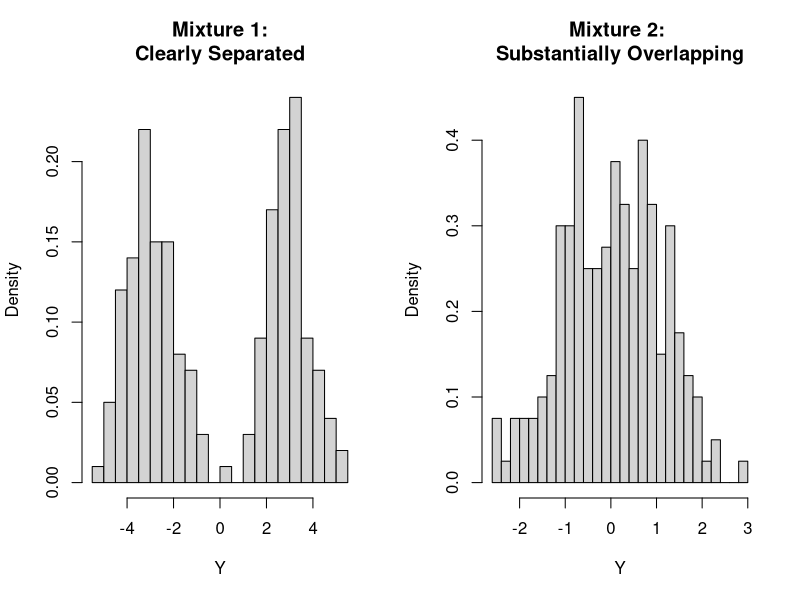
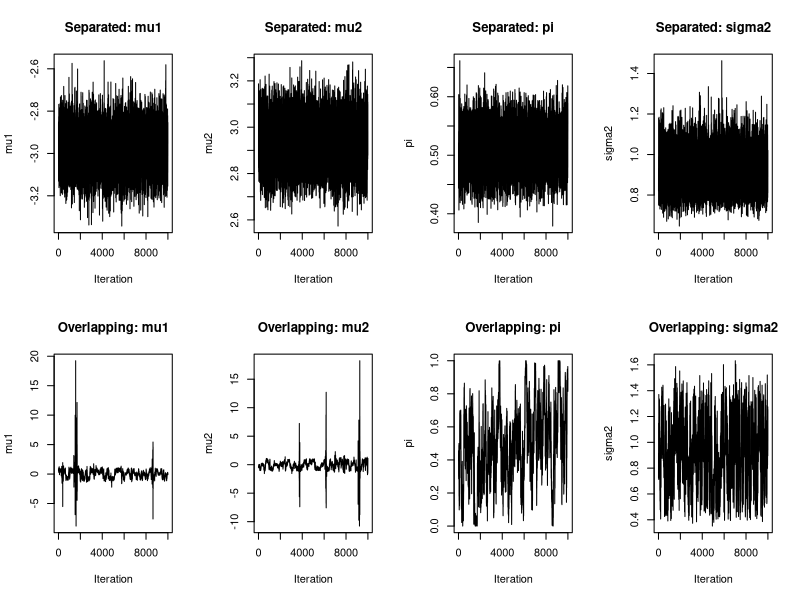
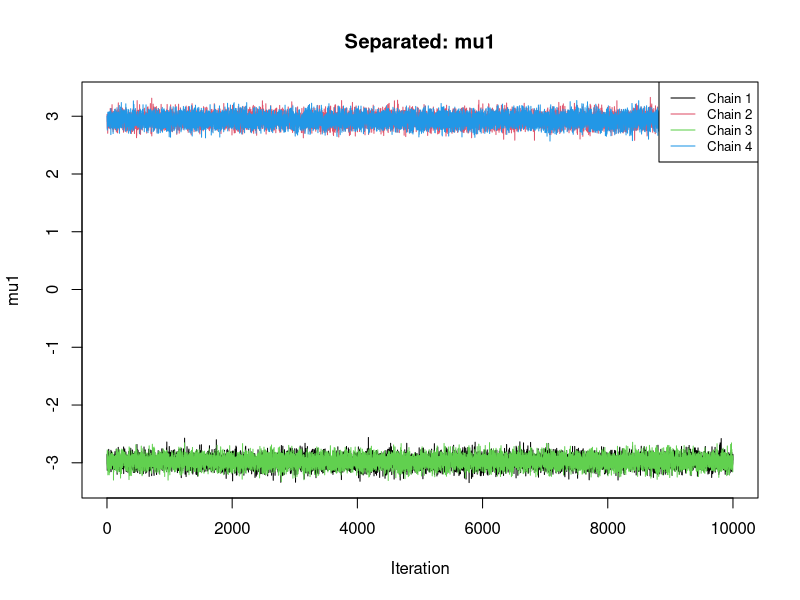
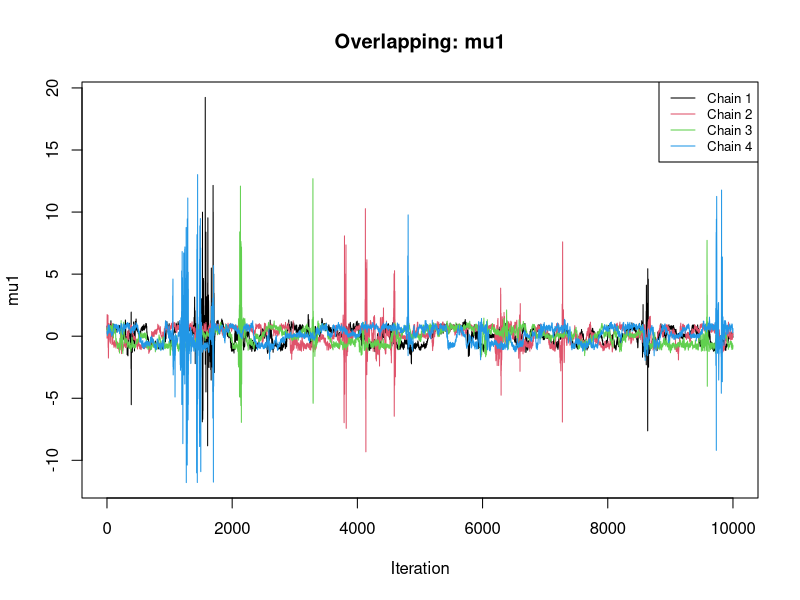
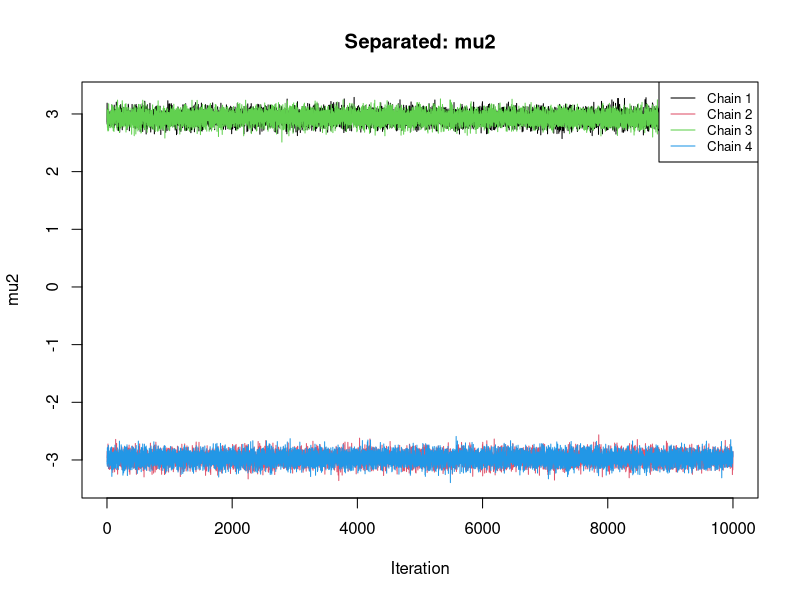
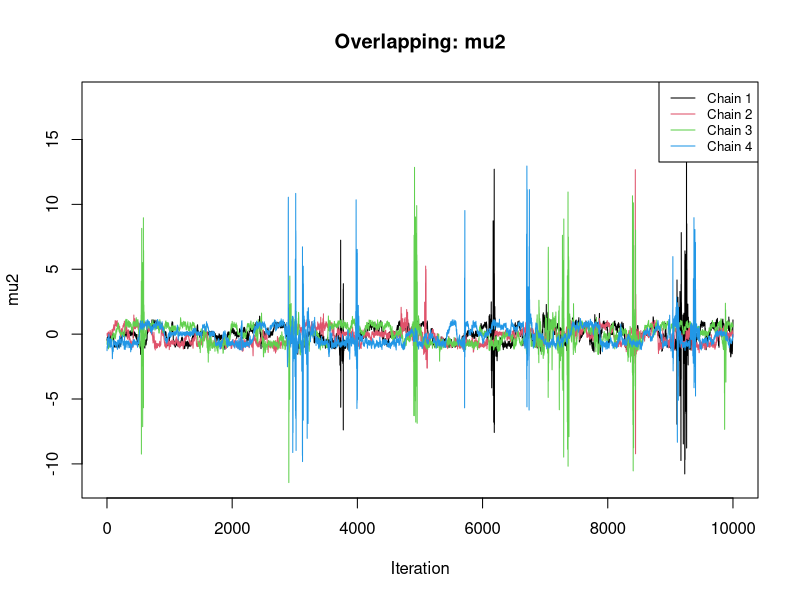
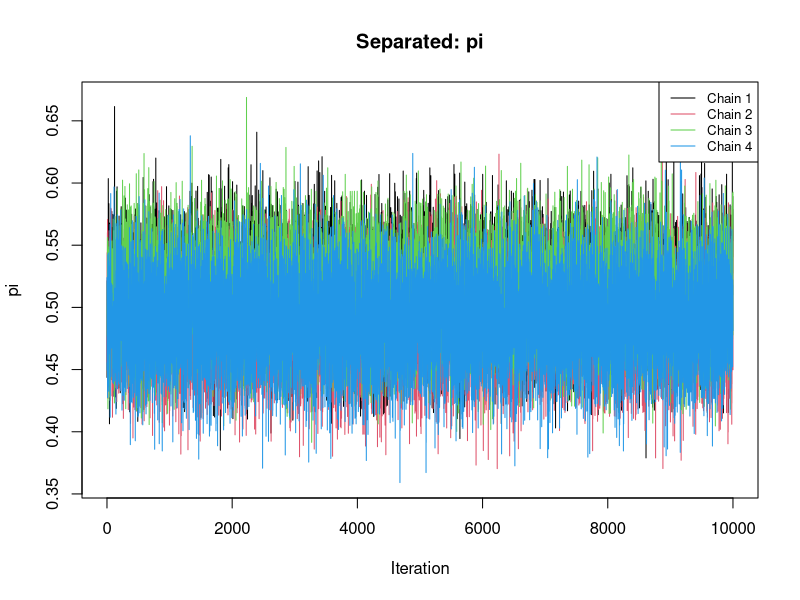
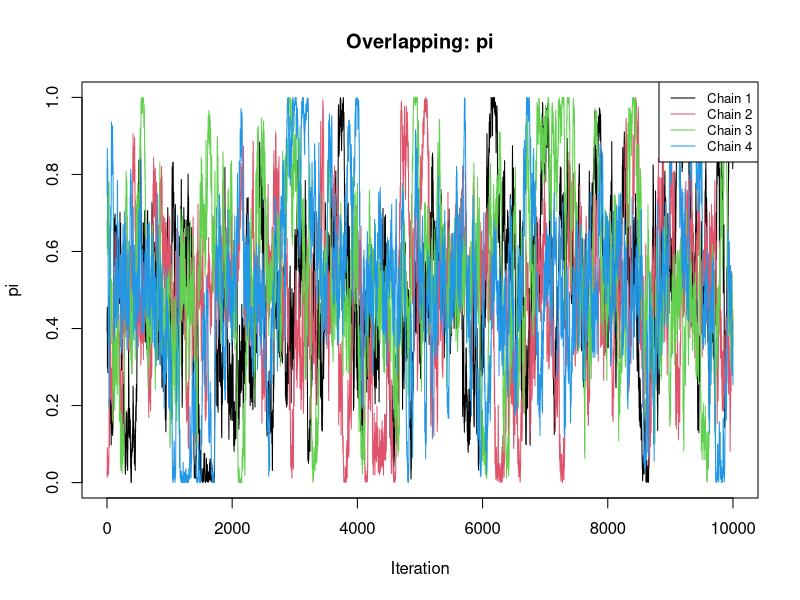

Reproduce these figures in R, in order.
## ---- chunk 1
knitr::opts_chunk$set(echo = TRUE)
## ---- chunk 2
#Gibbs sampler


gibbs_sampler <- function(y, n_iter = 12000,
                          m0 = 0, s0 = 5,
                          a = 1, b = 1,
                          alpha0 = 2, beta0 = 1,
                          mu1_init = -1,
                          mu2_init = 1,
                          pi_init = 0.5,
                          sigma2_init = 1) {

  n <- length(y)

  # Store posterior draws
  mu1 <- numeric(n_iter)
  mu2 <- numeric(n_iter)
  pi <- numeric(n_iter)
  sigma2 <- numeric(n_iter)

  # Store latent allocations
  Z <- matrix(NA_integer_, nrow = n_iter, ncol = n)

  # Initial parameter values
  mu1[1] <- mu1_init
  mu2[1] <- mu2_init
  pi[1] <- pi_init
  sigma2[1] <- sigma2_init

  # Initial allocations
  Z[1, ] <- ifelse(y < (mu1_init + mu2_init)/2, 1L, 2L) 

  for (t in 2:n_iter) {
    
    ##########################################
    # (a): Update Z_i
    ##########################################

    #Calculate the log density for component 1
    log_f1 <- dnorm(
      y, mean = mu1[t-1],
      sd = sqrt(sigma2[t-1]),
      log = TRUE
    )

    ##Calculate the log density for component 2
    log_f2 <- dnorm(
      y, mean = mu2[t-1],
      sd = sqrt(sigma2[t-1]),
      log = TRUE
    )

    # Conditional probability of component 1 (P(Z=1|y))
    w <- plogis(
      log(pi[t-1]) + log_f1 -
      log1p(-pi[t-1]) - log_f2
    )

    Z[t, ] <- ifelse(runif(n) < w, 1L, 2L) #if P(Z|y)<pi, assigned to 1L, otherwise assigned to 2L

    z <- Z[t, ]

    n1 <- sum(z == 1)
    n2 <- sum(z == 2)

    ##########################################
    # (b1): Update mu1
    ##########################################

    v1 <- 1 / (n1 / sigma2[t-1] + 1 / s0^2) #conditional variance
    m1 <- v1 * ((sum(y[z == 1]) / sigma2[t-1]) + (m0 / s0^2)) #conditional mean
    
    mu1[t] <- rnorm(1, mean = m1, sd = sqrt(v1)) #Generate a new value for \(\mu_1\)

    ##########################################
    # (b2): Update mu2
    ##########################################

    v2 <- 1 / (n2 / sigma2[t-1] + 1 / s0^2) #conditional variance
    m2 <- v2 * ((sum(y[z == 2]) / sigma2[t-1]) +(m0 / s0^2)) #conditional mean

    mu2[t] <- rnorm(1, mean = m2, sd = sqrt(v2)) #Generate a new value for \(\mu_2\)

    ##########################################
    # (c): Update pi
    ##########################################

    pi[t] <- rbeta(1, shape1 = a + n1, shape2 = b + n2)

    ##########################################
    # Step 5: Update sigma2
    ##########################################

    mu_z <- ifelse(z == 1, mu1[t], mu2[t]) #assign mean corresponding to each observation
    alpha_n <- alpha0 + n / 2
    beta_n <- beta0 + 0.5 * sum((y - mu_z)^2)

    # Inverse-Gamma random variable
    sigma2[t] <- 1 / rgamma(1, shape = alpha_n, rate = beta_n)
  }

  return(list(draws = data.frame(mu1, mu2, pi, sigma2), Z = Z))
}

## ---- chunk 3

simulate_mixture <- function(n, mu1, mu2, sigma2, pi) {

  # Generate component allocations
  z <- ifelse(runif(n) < pi, 1L, 2L)

  # Generate observations from their components
  y <- rnorm(n, mean = ifelse(z == 1, mu1, mu2), sd = sqrt(sigma2)  )

  return(list(y = y, z = z))
}


set.seed(123)

# Mixture 1: Clearly separated
data_sep <- simulate_mixture(
  n = 200,
  mu1 = -3,
  mu2 = 3,
  sigma2 = 1,
  pi = 0.5
)

# Mixture 2: Overlapping
data_overlap <- simulate_mixture(
  n = 200,
  mu1 = -0.5,
  mu2 = 0.5,
  sigma2 = 1,
  pi = 0.5
)

par(mfrow = c(1, 2))

hist(data_sep$y,
     breaks = 25,
     main = "Mixture 1:\nClearly Separated",
     xlab = "Y",
     probability = TRUE)

hist(data_overlap$y,
     breaks = 25,
     main = "Mixture 2: \nSubstantially Overlapping",
     xlab = "Y",
     probability = TRUE)

par(mfrow = c(1, 1))

## ---- chunk 4
# Initial values for the eight chains
initial_values <- list(
  c(-0.5, 0.5),
  c(0.5, -0.5),
  c(-3, 3),
  c(3, -3)
)

run_chains <- function(y, n_iter = 12000) {

  chains <- vector("list", 4)

  for (j in 1:4) {

    chains[[j]] <- gibbs_sampler(
      y = y,
      n_iter = n_iter,
      m0 = 0,
      s0 = 5,
      a = 1,
      b = 1,
      alpha0 = 2,
      beta0 = 1,
      mu1_init = initial_values[[j]][1],
      mu2_init = initial_values[[j]][2],
      pi_init = 0.5,
      sigma2_init = 1
    )
  }

  return(chains)
}

#run both simulations
set.seed(111)
chains_sep <- run_chains(data_sep$y)

set.seed(222)
chains_overlap <- run_chains(data_overlap$y)

#Remove burn in
burnin <- 2000

keep_sep <- lapply(chains_sep, function(x) {x$draws[-(1:burnin), ]})
keep_overlap <- lapply(chains_overlap, function(x) {x$draws[-(1:burnin), ]})

## ---- chunk 5
par(mfrow = c(2, 4))

# Clearly separated
for (parameter in c("mu1", "mu2", "pi", "sigma2")) {
  plot(
    keep_sep[[1]][[parameter]],
    type = "l",
    main = paste("Separated:", parameter),
    xlab = "Iteration",
    ylab = parameter
  )
}

# Overlapping
for (parameter in c("mu1", "mu2", "pi", "sigma2")) {
  plot(
    keep_overlap[[1]][[parameter]],
    type = "l",
    main = paste("Overlapping:", parameter),
    xlab = "Iteration",
    ylab = parameter
  )
}

par(mfrow = c(1, 1))

## ---- chunk 6
plot_chains <- function(chains, parameter, title) {

  values <- lapply(chains, function(x) x[[parameter]])

  plot(values[[1]], type = "l",
       ylim = range(unlist(values)),
       col = 1,
       main = title,
       xlab = "Iteration",
       ylab = parameter)

  for (j in 2:length(values)) {
    lines(values[[j]], col = j)
  }

  legend("topright",
         legend = paste("Chain", 1:length(values)),
         col = seq_along(values),
         lty = 1,
         cex = 0.8)
}

## ---- chunk 7


plot_chains(
  keep_sep,
  parameter = "mu1",
  title = "Separated: mu1"
)

plot_chains(
  keep_overlap,
  parameter = "mu1",
  title = "Overlapping: mu1"
)

## ---- chunk 8


plot_chains(
  keep_sep,
  parameter = "mu2",
  title = "Separated: mu2"
)

plot_chains(
  keep_overlap,
  parameter = "mu2",
  title = "Overlapping: mu2"
)

## ---- chunk 9

plot_chains(
  keep_sep,
  parameter = "pi",
  title = "Separated: pi"
)

plot_chains(
  keep_overlap,
  parameter = "pi",
  title = "Overlapping: pi"
)


## ---- chunk 10

plot_chains(
  keep_sep,
  parameter = "sigma2",
  title = "Separated: sigma2"
)

plot_chains(
  keep_overlap,
  parameter = "sigma2",
  title = "Overlapping: sigma2"
)


## ---- chunk 11
data_sep_c <- simulate_mixture(
  n = 200,
  mu1 = -3,
  mu2 = 3,
  sigma2 = 1,
  pi = 0.3
)
#change the pi to 0.3, so that it make it easier to identify the  label switching

set.seed(111)
chains_sep_c <- run_chains(data_sep_c$y)

keep_sep_c <- lapply(chains_sep_c, function(x) {x$draws[-(1:burnin), ]})

## ---- chunk 12

#Label switching for means

draws <- chains_sep_c[[1]]$draws

burnin <- 2000
draws <- draws[-(1:burnin), ]

par(mfrow = c(1, 2))

for (j in 1:2) {

  d <- chains_sep_c[[j]]$draws
  d <- d[-(1:burnin), ]

  plot(d$mu1,
       type = "l",
       col = "blue",
       ylim = range(d$mu1, d$mu2),
       main = paste("Chain", j),
       xlab = "Iteration",
       ylab = "Mean")

  lines(d$mu2, col = "red")
  
  
}


#Label switching for pi

par(mfrow = c(1, 2))

for (j in 1:2) {

  d <- chains_sep_c[[j]]$draws
  d <- d[-(1:burnin), ]

  plot(
    d$pi,
    type = "l",
    col = "blue",
    ylim = c(0, 1),
    main = paste("Chain", j, ": pi"),
    xlab = "Iteration",
    ylab = "pi"
  )

  abline(h = 0.5, col = "red", lty = 2)
}

## ---- chunk 13


all_draws <- do.call(
  rbind,
  lapply(chains_sep_c, function(x) {
    x$draws[-(1:burnin), ]
  })
)


# Post-process posterior samples
ordered_draws <- data.frame(

  mu_low = pmin(all_draws$mu1, all_draws$mu2),
  mu_high = pmax(all_draws$mu1, all_draws$mu2),

  pi_low = ifelse(
    all_draws$mu1 < all_draws$mu2,
    all_draws$pi,
    1 - all_draws$pi
  ),

  sigma2 = all_draws$sigma2
)

#plot

par(mfrow = c(2, 2))

hist(
  all_draws$mu1,
  breaks = 50,
  main = "Original mu1",
  xlab = "mu1"
)

hist(
  all_draws$mu2,
  breaks = 50,
  main = "Original mu2",
  xlab = "mu2"
)

hist(
  ordered_draws$mu_low,
  breaks = 50,
  main = "Lower Component Mean",
  xlab = "mu_low"
)

hist(
  ordered_draws$mu_high,
  breaks = 50,
  main = "Higher Component Mean",
  xlab = "mu_high"
)

par(mfrow = c(1, 1))


#Posterior means

# Before post-processing
colMeans(all_draws)

# After post-processing
colMeans(ordered_draws)


## ---- chunk 14
data(faithful)
y <- faithful$eruptions
n <- length(y)

# Standardize; the original mean and sd are kept to transform results back
y_mean <- mean(y)
y_sd <- sd(y)
ys <- (y - y_mean) / y_sd

cat("n =", n)
cat("Mean and sd of eruptions (minutes):", round(c(y_mean, y_sd), 3))
## ---- chunk 15
m0 <- 0
s0 <- 5
a <- 1
b <- 1
alpha0 <- 2
beta0 <- 1
## ---- chunk 16
n_iter <- 12000
burnin <- 2000

inits <- data.frame(
  mu1 = c(-1, 1, -2, 2),
  mu2 = c(1, -1, 2, -2),
  pi = c(0.5, 0.3, 0.7, 0.5),
  sigma2 = c(1, 0.5, 2, 1)
)

set.seed(1)
chains <- lapply(1:4, function(j) {
  gibbs_sampler(ys, n_iter = n_iter, m0 = m0, s0 = s0, a = a, b = b,
                alpha0 = alpha0, beta0 = beta0,
                mu1_init = inits$mu1[j], mu2_init = inits$mu2[j],
                pi_init = inits$pi[j], sigma2_init = inits$sigma2[j])
})
## ---- chunk 17
raw_summary <- t(sapply(chains, function(ch) {
  d <- ch$draws[-(1:burnin), ]
  swap <- d$mu1 > d$mu2
  c(mu1 = mean(d$mu1), mu2 = mean(d$mu2), pi = mean(d$pi),
    share_mu1_above_mu2 = mean(swap),
    label_changes = sum(diff(swap) != 0))
}))
rownames(raw_summary) <- paste("chain", 1:4)
round(raw_summary, 3)
## ---- chunk 18
relabel <- function(ch, burnin) {
  d <- ch$draws[-(1:burnin), ]
  Z <- ch$Z[-(1:burnin), ]
  swap <- d$mu1 > d$mu2
  Z[swap, ] <- 3L - Z[swap, ]
  list(
    draws = data.frame(mu_low = pmin(d$mu1, d$mu2),
                       mu_high = pmax(d$mu1, d$mu2),
                       pi_low = ifelse(swap, 1 - d$pi, d$pi),
                       sigma2 = d$sigma2),
    # Posterior probability that observation i belongs to the high component
    p_high = colMeans(Z == 2)
  )
}

# Transform back to the original scale (minutes)
to_orig <- function(d) {
  data.frame(mu_low = d$mu_low * y_sd + y_mean,
             mu_high = d$mu_high * y_sd + y_mean,
             pi_low = d$pi_low,
             sigma = sqrt(d$sigma2) * y_sd)
}

rel <- lapply(chains, relabel, burnin = burnin)
ord <- lapply(rel, function(r) to_orig(r$draws))
pooled <- do.call(rbind, ord)
## ---- chunk 19
par(mfrow = c(2, 2), mar = c(4, 4, 2, 1))
for (p in c("mu_low", "mu_high", "pi_low", "sigma")) {
  vals <- sapply(ord, function(d) d[[p]])
  matplot(vals, type = "l", lty = 1, col = 1:4, main = p,
          xlab = "Iteration after burn-in", ylab = p)
}
## ---- chunk 20
rhat <- function(x) {
  # x: matrix with one column per chain
  m <- ncol(x)
  k <- nrow(x)
  W <- mean(apply(x, 2, var))
  B <- k * var(colMeans(x))
  sqrt(((k - 1) / k * W + B / k) / W)
}

ess <- function(x) {
  k <- length(x)
  rho <- acf(x, lag.max = 1000, plot = FALSE)$acf[-1]
  cut <- which(rho < 0)[1] - 1
  if (is.na(cut)) cut <- length(rho)
  k / (1 + 2 * sum(rho[seq_len(cut)]))
}

pars <- c("mu_low", "mu_high", "pi_low", "sigma")
summ <- t(sapply(pars, function(p) {
  x <- sapply(ord, function(d) d[[p]])
  c(mean = mean(x), sd = sd(x),
    q2.5 = unname(quantile(x, 0.025)), q97.5 = unname(quantile(x, 0.975)),
    Rhat = rhat(x), ESS = sum(apply(x, 2, ess)))
}))
summ_out <- round(summ, 3)
summ_out[, "ESS"] <- round(summ[, "ESS"])
knitr::kable(summ_out)
## ---- chunk 21
grid <- seq(1, 6, length.out = 300)
idx <- seq(1, nrow(pooled), by = 20)

dens <- sapply(idx, function(t) {
  pooled$pi_low[t] * dnorm(grid, pooled$mu_low[t], pooled$sigma[t]) +
    (1 - pooled$pi_low[t]) * dnorm(grid, pooled$mu_high[t], pooled$sigma[t])
})
dens_mean <- rowMeans(dens)
dens_lo <- apply(dens, 1, quantile, probs = 0.025)
dens_hi <- apply(dens, 1, quantile, probs = 0.975)

hist(y, breaks = 30, probability = TRUE, col = "gray90", border = "white",
     main = "Old Faithful eruption durations", xlab = "Eruption duration (minutes)")
lines(density(y), col = "red", lwd = 2)
lines(grid, dens_mean, col = "blue", lwd = 2)
lines(grid, dens_lo, col = "blue", lty = 2)
lines(grid, dens_hi, col = "blue", lty = 2)

legend("top",
       c("kernel density", "posterior mean mixture", "95% band"),
       col = c("red", "blue", "blue"), lty = c(1, 1, 2),
       lwd = c(2, 2, 1), bg = "white", cex = 0.8)
## ---- chunk 22
p_high <- rowMeans(sapply(rel, function(r) r$p_high))

par(mfrow = c(1, 2), mar = c(4, 4, 2, 1))
hist(p_high, breaks = 20, main = "P(high component)", xlab = "posterior probability")
plot(y, p_high, pch = 16, cex = 0.5, xlab = "Eruption duration (minutes)",
     ylab = "P(high component)")
abline(h = 0.5, lty = 2)

cat("Observations with P(high) > 0.5:", sum(p_high > 0.5))
cat("Observations with 0.05 < P(high) < 0.95:", sum(p_high > 0.05 & p_high < 0.95))
cat("Range of eruption durations with 0.05 < P(high) < 0.95:",
    round(range(y[p_high > 0.05 & p_high < 0.95]), 2))
## ---- chunk 23
rep_data <- function(t) {
  z <- runif(n) < pooled$pi_low[t]
  rnorm(n, ifelse(z, pooled$mu_low[t], pooled$mu_high[t]), pooled$sigma[t])
}
skew <- function(x) mean((x - mean(x))^3) / sd(x)^3
kurt <- function(x) mean((x - mean(x))^4) / sd(x)^4 - 3

set.seed(1)
rep_idx <- sample(nrow(pooled), 500)
stat_rep <- t(sapply(rep_idx, function(t) {
  yr <- rep_data(t)
  c(skew = skew(yr), kurt = kurt(yr))
}))
stat_obs <- c(skew = skew(y), kurt = kurt(y))

ppp <- colMeans(sweep(stat_rep, 2, stat_obs, ">="))
round(rbind(observed = stat_obs, ppp = ppp), 3)

# Density of the data against densities of a few replicated data sets
plot(density(y), lwd = 2, main = "Observed and replicated data",
     xlab = "Eruption duration (minutes)",
     ylim = c(0, 0.75))
for (t in rep_idx[1:20]) lines(density(rep_data(t)), col = "gray")
lines(density(y), lwd = 2)
